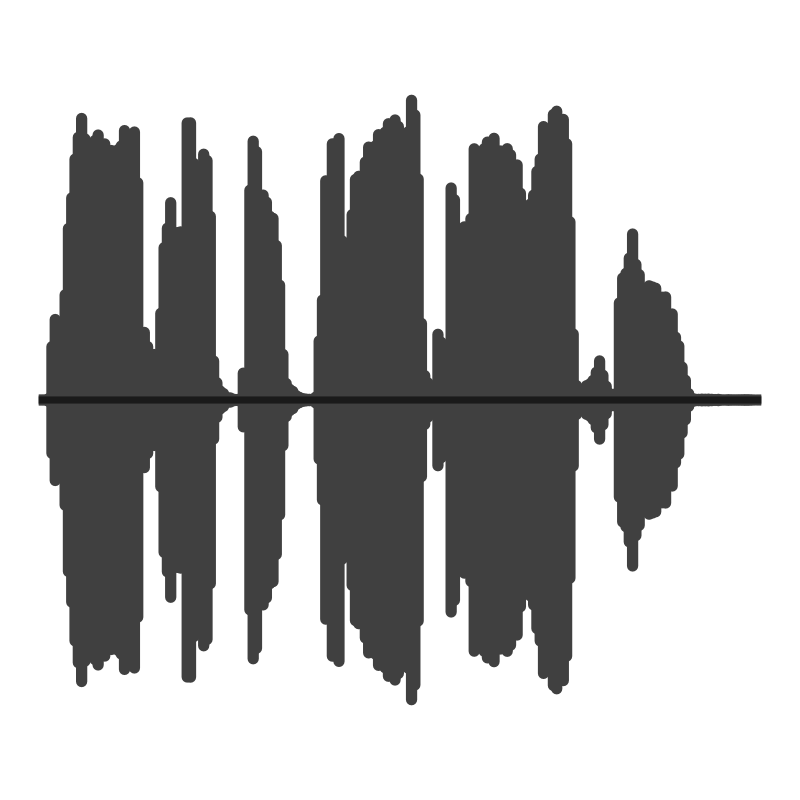

Generate this figure with R:
# Standalone thumbnail: the waveform of simple_example.mp3, bold enough to read
# at 82px on the front page. Needs ffmpeg on PATH. Run from this directory.
suppressMessages(library(ggplot2))
out <- "thumb-audio.png"
src <- "simple_example.mp3"

# decode to mono 16-bit PCM at 8 kHz and read the raw stream
con <- pipe(sprintf(
  "ffmpeg -v quiet -i %s -ac 1 -ar 8000 -f s16le -", shQuote(src)
), "rb")
pcm <- readBin(con, "integer", n = 1e7, size = 2, signed = TRUE, endian = "little")
close(con)

# envelope: peak amplitude in each of 220 equal bins
nb <- 220
bin <- cut(seq_along(pcm), nb, labels = FALSE)
amp <- tapply(abs(pcm), bin, max)
amp <- as.numeric(amp) / max(amp)

d <- data.frame(i = seq_len(nb), a = amp)

p <- ggplot(d, aes(i)) +
  geom_linerange(aes(ymin = -a, ymax = a), linewidth = 1.9,
                 colour = "grey25", lineend = "round") +
  geom_hline(yintercept = 0, linewidth = 1.2, colour = "grey10") +
  coord_cartesian(ylim = c(-1.15, 1.15), expand = FALSE) +
  theme_void() +
  theme(
    plot.background = element_rect(fill = "white", colour = NA),
    plot.margin = margin(20, 14, 20, 14)
  )

ggsave(out, p, width = 4, height = 4, dpi = 200)
cat("saved", out, "\n")
